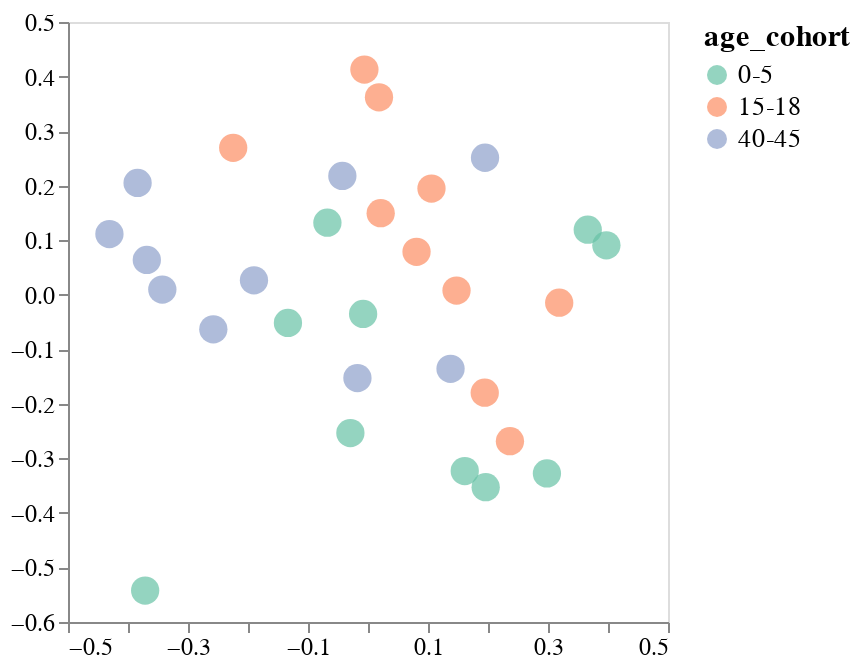

Notebook code for this chart:
### Markdown cell above
### Sitewise analysis, increasing p

### Code cell
mds_and_plot(escape_df, site_or_aa='site', p=1, 
             dissimilarity_method='one_minus', mds_random_state=7)

### Figure 1 — Vega-Lite specification as saved in the notebook (floating-point values rounded to 4 significant figures)
{"config": {"view": {"continuousWidth": 300, "continuousHeight": 300}, "axis": {"grid": false, "labelFontSize": 12, "title": null}, "legend": {"labelFontSize": 13, "titleFontSize": 15}}, "data": {"name": "data-f19d28d4cc9c2b6d664f0695e116ba46"}, "mark": {"type": "circle", "opacity": 0.7, "size": 200}, "encoding": {"color": {"field": "age_cohort", "scale": {"scheme": "set2"}, "type": "nominal"}, "detail": {"field": "serum", "type": "nominal"}, "tooltip": [{"field": "serum", "type": "nominal"}, {"field": "age_cohort", "type": "nominal"}], "x": {"field": "x_coord", "scale": {"padding": 5}, "type": "quantitative"}, "y": {"field": "y_coord", "scale": {"padding": 5}, "type": "quantitative"}}, "$schema": "https://vega.github.io/schema/vega-lite/v5.8.0.json", "datasets": {"data-f19d28d4cc9c2b6d664f0695e116ba46": [{"serum": "2367", "x_coord": 0.2982, "y_coord": -0.3275, "age_cohort": "0-5"}, {"serum": "3944", "x_coord": 0.1961, "y_coord": -0.3527, "age_cohort": "0-5"}, {"serum": "2462", "x_coord": -0.1334, "y_coord": -0.05172, "age_cohort": "0-5"}, {"serum": "2389", "x_coord": -0.02937, "y_coord": -0.2536, "age_cohort": "0-5"}, {"serum": "2323", "x_coord": 0.1613, "y_coord": -0.3232, "age_cohort": "0-5"}, {"serum": "2388", "x_coord": 0.3973, "y_coord": 0.09053, "age_cohort": "0-5"}, {"serum": "2463", "x_coord": 0.3663, "y_coord": 0.1192, "age_cohort": "0-5"}, {"serum": "3973", "x_coord": -0.06768, "y_coord": 0.1321, "age_cohort": "0-5"}, {"serum": "4299", "x_coord": -0.008142, "y_coord": -0.0353, "age_cohort": "0-5"}, {"serum": "4584", "x_coord": -0.3714, "y_coord": -0.5423, "age_cohort": "0-5"}, {"serum": "2343", "x_coord": 0.01832, "y_coord": 0.3618, "age_cohort": "15-18"}, {"serum": "2350", "x_coord": 0.0809, "y_coord": 0.07873, "age_cohort": "15-18"}, {"serum": "2365", "x_coord": 0.1476, "y_coord": 0.007616, "age_cohort": "15-18"}, {"serum": "2380", "x_coord": 0.3187, "y_coord": -0.01461, "age_cohort": "15-18"}, {"serum": "2382", "x_coord": 0.02115, "y_coord": 0.1494, "age_cohort": "15-18"}, {"serum": "3866", "x_coord": 0.1946, "y_coord": -0.1795, "age_cohort": "15-18"}, {"serum": "3856", "x_coord": -0.2247, "y_coord": 0.2693, "age_cohort": "15-18"}, {"serum": "3857", "x_coord": 0.1058, "y_coord": 0.1946, "age_cohort": "15-18"}, {"serum": "3862", "x_coord": -0.006, "y_coord": 0.4128, "age_cohort": "15-18"}, {"serum": "3895", "x_coord": 0.2366, "y_coord": -0.2685, "age_cohort": "15-18"}, {"serum": "33C", "x_coord": -0.2578, "y_coord": -0.0634, "age_cohort": "40-45"}, {"serum": "34C", "x_coord": 0.1376, "y_coord": -0.1358, "age_cohort": "40-45"}, {"serum": "197C", "x_coord": -0.19, "y_coord": 0.02641, "age_cohort": "40-45"}, {"serum": "199C", "x_coord": -0.431, "y_coord": 0.1112, "age_cohort": "40-45"}, {"serum": "215C", "x_coord": 0.1951, "y_coord": 0.2511, "age_cohort": "40-45"}, {"serum": "210C", "x_coord": -0.3686, "y_coord": 0.06378, "age_cohort": "40-45"}, {"serum": "74C", "x_coord": -0.384, "y_coord": 0.205, "age_cohort": "40-45"}, {"serum": "68C", "x_coord": -0.04275, "y_coord": 0.2179, "age_cohort": "40-45"}, {"serum": "150C", "x_coord": -0.01762, "y_coord": -0.1529, "age_cohort": "40-45"}, {"serum": "18C", "x_coord": -0.3428, "y_coord": 0.009522, "age_cohort": "40-45"}]}}
